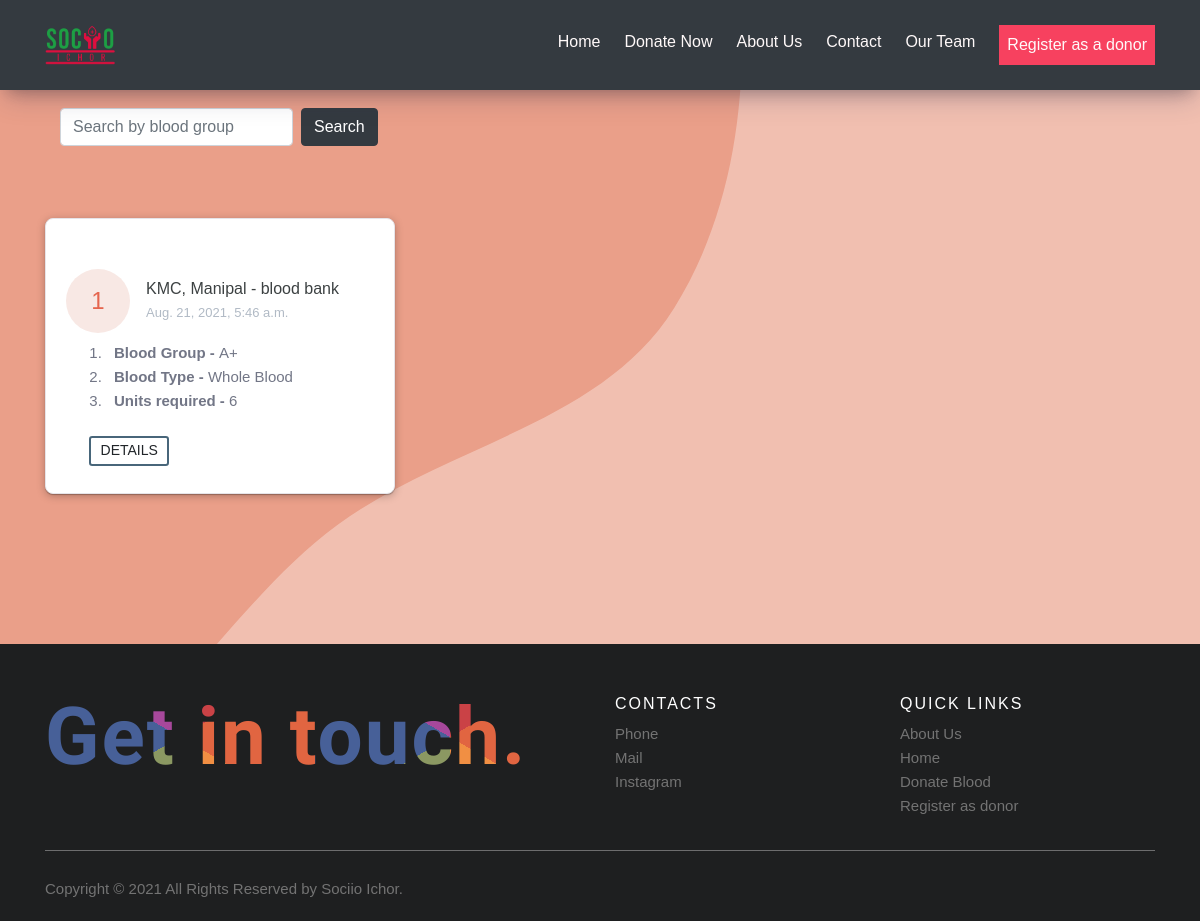
Before: /donate/ with the older database file.
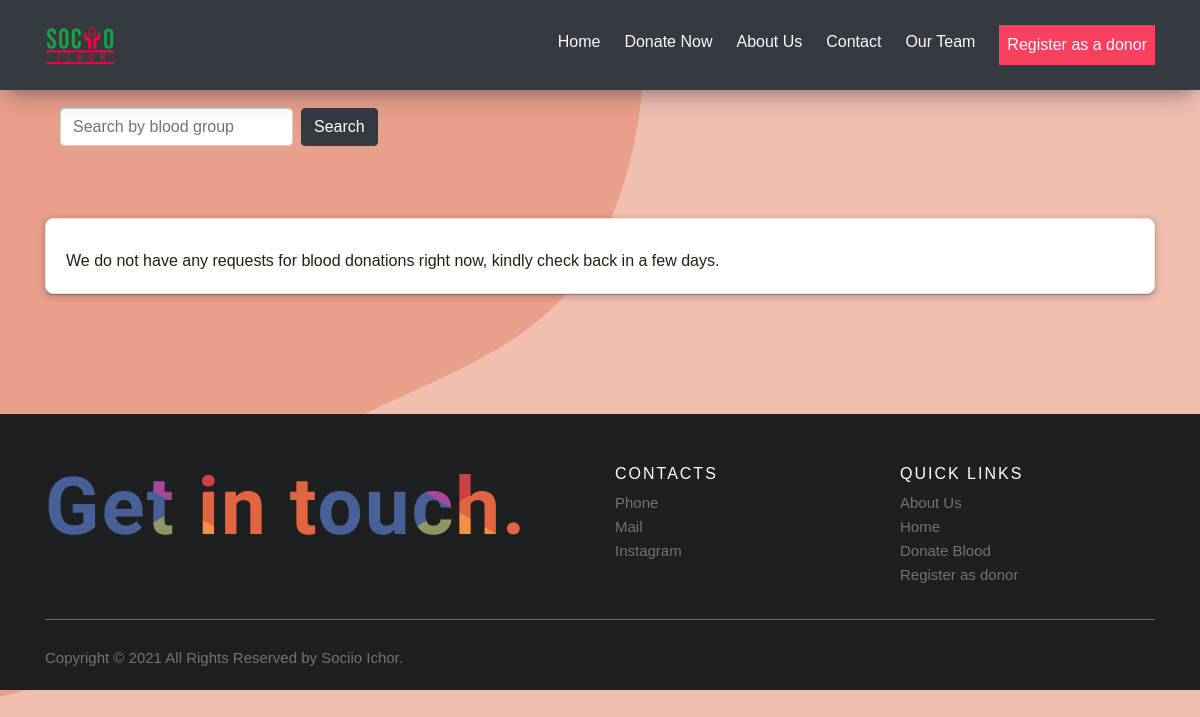
After: the same page with the newer database file.
### home/models.py (models this page shows)
class BloodRequest(models.Model):
    blood_request_id = models.AutoField(primary_key=True)
    time_stamp = models.DateTimeField(auto_now_add=True)
    slug = models.SlugField(max_length=400, unique=True, default=None)
    blood_group = models.CharField(
        max_length=20, choices=BG_CHOICES, default=None
    )
    blood_type = models.CharField(
        max_length=50, choices=TYPE, default=None
    )
    acceptable_blood_group = models.CharField(max_length = 100, blank=False )
    Phone = models.CharField(max_length=10, default='')
    units = models.CharField(max_length=5)
    note = models.TextField(default='', blank=True, null=True)
    address = models.TextField(default='', blank=True, null=True)
    hospital_initials = models.CharField(default='KMC', blank=False, null=False, max_length=50 )
    status = models.IntegerField(choices=STATUS, default=0)
    class Meta:
        verbose_name = 'Blood Request'

### home/views.py (the view)
# urls.py: path('donate/', views.BloodListView.as_view(), name='donate'),
class BloodListView(ListView):
    model=BloodRequest
    template_name = 'home/home.html'
    queryset=BloodRequest.objects.filter(status=STATUS_PUBLISH)
    context_object_name='blood'

### home/templates/home/home.html (shortened to what this page needs)
{% extends 'home/base.html' %}
{% block head %}
{% load social_share %}
{% endblock head %}
{% block content %}
<div class="container" style="margin-top: 9%; margin-bottom: 10%;">
    <div class="form-inline text-center container-fluid " >
      <form class="form-inline search-ichor" action="{% url 'home:search-blood' %}" method="get" >
        <input class="form-control mr-sm-2" type="text" name="q" id="q" placeholder="Search by blood group" aria-label="Search" >
        <button class="btn btn-dark my-2 my-sm-0" type="submit">Search</button>
      </form>
      </div>
    <div class="row" style="margin-top: 5%;">
    {% if blood %}
    {% for b in blood %}
    <div class="col-lg-4">
       <div class="card card-margin data-aos="fade-up"
       data-aos-anchor-placement="top-bottom"">
           <div class="card-header no-border">
           </div>
           <div class="card-body pt-0">
               <div class="kmc">
                   <div class="kmc-title-wrapper">
                       <div class="kmc-date-primary">
                           <span class="kmc-date-day">{{ b.blood_request_id }}</span>
                       </div>
                       <div class="kmc-blood-info">
                           <span class="kmc-pro-title">KMC, Manipal - blood bank</span>
                           <span class="kmc-blood-time">{{ b.time_stamp}}</span>
                       </div>
                   </div>
                   <ol class="kmc-blood-points">
                       <li class="kmc-blood-item"><span><b>Blood Group - </b>{{ b.blood_group }}</span></li>
                       <li class="kmc-blood-item"><span><b>Blood Type - </b>{{ b.blood_type }}</span></li>
                       <li class="kmc-blood-item"><span><b>Units required - </b>{{ b.units }}</span></li>
                   </ol>
                   <div class="row mx-3">
                       <div class="kmc-blood-action">
                           <a href="{% url 'home:details' b.slug %}" class=" btn btn-sm btn-border-primary">Details</a>
                       </div>
                   </div>
               </div>
           </div>
       </div>
   </div>
    {% endfor %}
        {% else %}
        <div class="container">
            <div class="card">
                <div class="card-body">
                    <p> We do not have any requests for blood donations right now, kindly check back in a few days. </p>
                </div>
            </div>
        </div>
        {% endif %}
    </div>
    </div>
{% endblock content %}

### home/templates/home/base.html (shortened to what this page needs)
<html lang="en">
    {% load static %}
    {% load i18n %}
<head>
    <link rel="stylesheet" href="https://cdn.jsdelivr.net/npm/bootstrap@4.5.3/dist/css/bootstrap.min.css">
	<link rel="stylesheet" type="text/css" href="{% static 'home/base-style.css' %}">
    <link rel="stylesheet" href="https://cdnjs.cloudflare.com/ajax/libs/font-awesome/4.7.0/css/font-awesome.min.css">
        </head>
</head>
<body>
    <div class="navigation-wrap bg-dark start-header start-style">
		<div class="container">
			<div class="row">
				<div class="col-12">
					<nav class="navbar navbar-expand-md navbar-dark">
						<a class="navbar-brand" href="{% url 'home:land' %}" target="_blank"><img src="{% static 'home/ichor.png' %}" alt="logo"></a>
						<div class="collapse navbar-collapse" id="navbarSupportedContent">
							<ul class="navbar-nav ml-auto py-4 py-md-0">
								<li class="nav-item pl-4 pl-md-0 ml-0 ml-md-4">
									<a class="nav-link" href="{% url 'home:land' %}">Home</a>
								</li>
								<li class="nav-item pl-4 pl-md-0 ml-0 ml-md-4">
									<a class="nav-link" href="{% url 'home:donate' %}">Donate Now</a>
								</li>
								<li class="nav-item pl-4 pl-md-0 ml-0 ml-md-4">
									<a class="nav-link" href="{% url 'home:about' %}">About Us</a>
								</li>
								<li class="nav-item pl-4 pl-md-0 ml-0 ml-md-4">
									<a class="nav-link" href="{% url 'home:contact' %}">Contact</a>
								</li>
								<li class="nav-item pl-4 pl-md-0 ml-0 ml-md-4">
									<a class="nav-link" href="{% url 'team:team' %}">Our Team</a>
								</li>
								<li class="nav-item pl-4 pl-md-0 ml-0 ml-md-4">
									<a class="nav-link btn-donate  " href="{% url 'home:donor' %}">Register as a donor</a>
								</li>
							</ul>
						</div>
					</nav>
				</div>
			</div>
		</div>
	</div>
       {% block content %}
       {% endblock content %}
       <footer class="site-footer">
        <div class="container">
          <div class="row">
            <div class="col-sm-12 col-md-6">
              <h2 class="footer-text">Get in touch.</h2>
            </div>
            <div class="col-xs-6 col-md-3">
              <h6>Contacts</h6>
              <ul class="footer-links">
                <li><a href="tel:8886660800">Phone</a></li>
                <li><a href="#">Mail</a></li>
                <li><a href="#">Instagram</a></li>
              </ul>
            </div>
            <div class="col-xs-6 col-md-3">
              <h6>Quick Links</h6>
              <ul class="footer-links">
                <li><a href="{% url 'home:about' %}">About Us</a></li>
                <li><a href="{% url 'home:land' %}">Home</a></li>
                <li><a href="{%  url 'home:donate' %}">Donate Blood</a></li>
                <li><a href="{% url 'home:donor' %}">Register as donor</a></li>
              </ul>
            </div>
          </div>
          <hr>
        </div>
        <div class="container">
          <div class="row">
            <div class="col-md-8 col-sm-6 col-xs-12">
              <p class="copyright-text">Copyright &copy; 2021 All Rights Reserved by
           <a href="{% url 'home:land' %}">Sociio Ichor</a>.
              </p>
            </div>
          </div>
        </div>
  </footer>
</body>
</html>

### home/static/home/base-style.css (style rules this page uses)
body { font-family: 'Poppins', sans-serif; font-size: 16px; line-height: 24px; font-weight: 400; width: 100%; color: #212112; background-color: #cc5577; background-size: cover; background-attachment: fixed; overflow-x: hidden !important; transition: all 200ms linear; }
.start-header { opacity: 1; transform: translateY(0); padding: 20px 0; box-shadow: rgba(50, 50, 93, 0.25) 0px 13px 27px -5px, rgba(0, 0, 0, 0.3) 0px 8px 16px -8px; -webkit-transition : all 0.3s ease-out; transition : all 0.3s ease-out; }
.navigation-wrap { position: fixed; width: 100%; top: 0; left: 0; z-index: 1000; -webkit-transition : all 0.3s ease-out; transition : all 0.3s ease-out; }
.navbar { padding: 0; }
.navbar-brand img { height: 40px; width: auto; display: block; -webkit-transition : all 0.3s ease-out; transition : all 0.3s ease-out; }
.nav-link { color: #fff9f9 !important; font-weight: 500; transition: all 200ms linear; }
.nav-link { position: relative; padding: 5px 0 !important; display: inline-block; }
.nav-item:after { position: absolute; bottom: -5px; left: 0; width: 100%; height: 2px; content: ''; background-color: #8167a9; opacity: 0; transition: all 200ms linear; }
.nav-item { position: relative; transition: all 200ms linear; }
p { text-align: left; margin: 0; padding-top: 10px; opacity: 1; transform: translate(0); transition: all 300ms linear; transition-delay: 1700ms; }
.card { border: 0; box-shadow: rgba(0, 0, 0, 0.25) 0px 0.0625em 0.0625em, rgba(0, 0, 0, 0.25) 0px 0.125em 0.5em, rgba(255, 255, 255, 0.1) 0px 0px 0px 1px inset; }
.card { position: relative; display: flex; flex-direction: column; min-width: 0; word-wrap: break-word; background-color: #ffffff; background-clip: border-box; border: 1px solid #e6e4e9; border-radius: 8px; }
.site-footer { background-color:#1e1f20; padding:45px 0 20px; font-size:15px; line-height:24px; color:#737373; }
.site-footer hr { border-top-color:#bbb; opacity:0.5 }
.site-footer h6 { color:#fff; font-size:16px; text-transform:uppercase; margin-top:5px; letter-spacing:2px }
.site-footer a { color:#737373; }
.footer-links { padding-left:0; list-style:none }
.footer-links li { display:block }
.footer-links a { color:#737373 }
.copyright-text { margin:0 }
.footer-text { font-size: 5rem; font-family: Oswald; font-weight: 900; letter-spacing: 2px; background: #CA4246; background-color: #CA4246; background: conic-gradient( #CA4246 16.666%, #E16541 16.666%, #E16541 33.333%, #F18F43 33.333%, #F18F43 50%, #8B9862 50%, #8B9862 66.666%, #476098 66.666%, #476098 83.333%, #A7489B 83.333%); background-size: 50%; background-repeat: repeat; -webkit-background-clip: text; -webkit-text-fill-color: transparent; animation: rainbow-text-animation-rev 0.5s ease forwards; cursor: pointer; }
.btn-donate { background-color: rgb(247, 65, 95); padding: 8px !important; font-size: 1rem; }

Changed rows visible on the page:
no longer on this page (row edited): BloodRequest: blood_request_id "1", time_stamp "Aug. 21, 2021, 5:46 a.m.", blood_group "A+", blood_type "Whole Blood", units "6"
Other visible differences:
text now shown: "We do not have any requests for blood donations right now, kindly check back in a few days."
